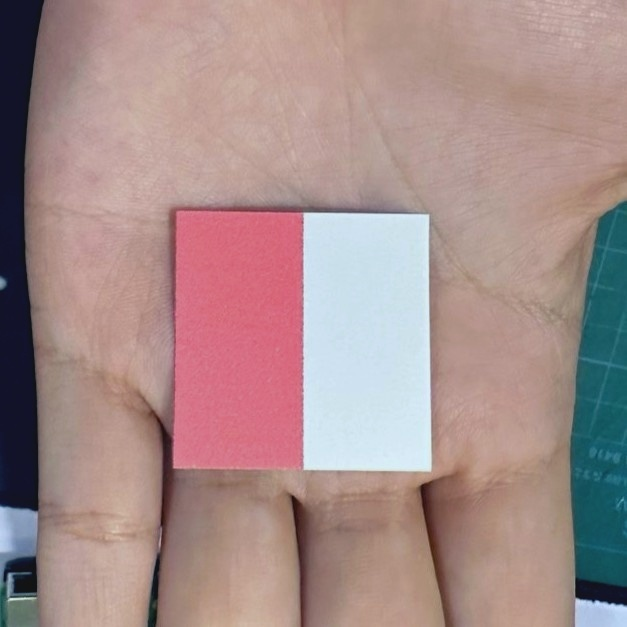
#> input picture true_corrected_img_rgb1 copy.jpg, 627 x 627 px; its folder holds only this picture in this run
$ python -i binary_HarmoMed_img2.py   (imports and definitions only)
#> lines starting #> are read from the running program, lines starting #| are printed output that depends on the picture; after the words box and inside, x2 and y2 are one past the last pixel; in counts of white or black regions, pixels touching at a corner belong together
#> further down, picture is the input picture: shape (627, 627, 3); mean B, G, R 139.2, 141.2, 166.3
import cv2
import numpy as np
import matplotlib.pyplot as plt
import requests
import os
import time
from datetime import datetime
from skimage.exposure import match_histograms
from skimage.color import deltaE_ciede2000

from binary_path_img import (
    get_next_filename,
    add_new_row_to_csv
)

DEBUG = True


def log(*msg):
    if DEBUG:
        print(*msg)


# =========================
# OBJECT DETECTION
# =========================

# [72 lines left out: functions detection, color_transfer, not called in this run]

def orange_region_boost(img, strength=1.2):

#> called with strength = 1.2
    hsv = cv2.cvtColor(img, cv2.COLOR_BGR2HSV)
#> hsv: shape (627, 627, 3); mean H, S, V 43.4, 69.2, 173.7

    lower_orange = np.array([5, 100, 100])
    upper_orange = np.array([20, 255, 255])

    mask = cv2.inRange(hsv, lower_orange, upper_orange)
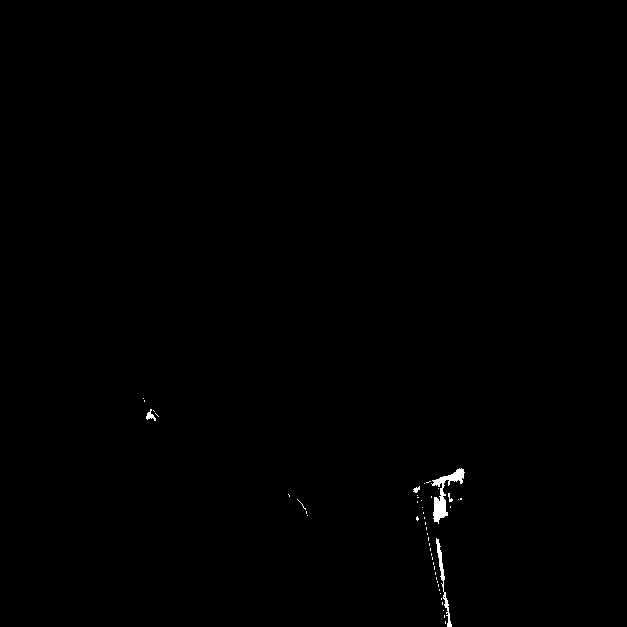
#> mask: shape (627, 627); 0.27% white; 49 white regions (44 under 20 px), largest, box (x1, y1, x2, y2) and area: (431, 468, 465, 524) 585, (436, 538, 452, 627) 267, (146, 409, 156, 421) 55, (413, 486, 420, 493) 28, (448, 493, 453, 502) 22

    # เพิ่ม saturation เฉพาะสีส้ม
    hsv[:,:,1] = np.where(mask>0, hsv[:,:,1]*strength, hsv[:,:,1])
#> hsv: shape (627, 627, 3); mean H, S, V 43.4, 69.2, 173.7
    hsv[:,:,1] = np.clip(hsv[:,:,1], 0, 255)

    return cv2.cvtColor(hsv.astype(np.uint8), cv2.COLOR_HSV2BGR)

# [258 lines left out: functions analyze_rgb_and_orange_shift, advanced_color_match, deltaE_cie2000, iterative_color_match, apply_color_to_full_image, processing_img and 1 more, not called in this run]

>>> import cv2
>>> picture = cv2.imread('true_corrected_img_rgb1 copy.jpg')
>>> result = orange_region_boost(picture)

$ run again, on 2.jpg
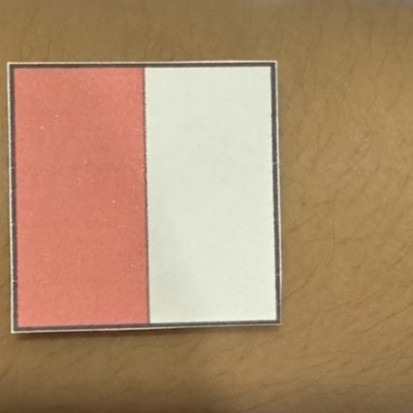
#> input picture 2.jpg, 413 x 413 px
#> picture is the input picture: shape (413, 413, 3); mean B, G, R 109.6, 141.4, 174.3
#> in orange_region_boost, `mask = cv2.inRange(hsv, lower_orange, upper_orange)`:
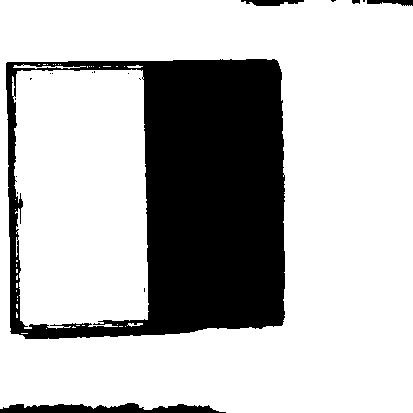
#> mask: shape (413, 413); 74.2% white; 18 black regions (13 under 20 px), largest, box (x1, y1, x2, y2) and area: (6, 59, 285, 339) 42031, (0, 403, 226, 413) 1523, (241, 0, 304, 6) 263, (367, 0, 413, 6) 188, (352, 0, 360, 4) 27
#> in orange_region_boost, `return cv2.cvtColor(hsv.astype(np.uint8), cv2.COLOR_HSV2BGR)`:
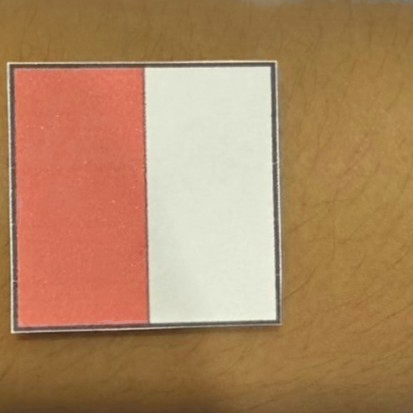
#> returned value: shape (413, 413, 3); mean B, G, R 97.6, 134.7, 174.3
